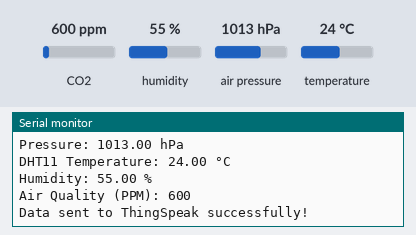
The sketch below on a simulated ESP8266 (NodeMCU). On the bench: the last lines printed to the serial monitor. The test bench sets the inputs (shaded band); at power-on: CO2 600 ppm, humidity 55 %, air pressure 1013 hPa, temperature 24 °C. WiFi joins after 1.5 s; servers stay silent unless stated.

Above: at 2.8 s.
2.9 s: CO2 set to 452 ppm
At 3.15 s:
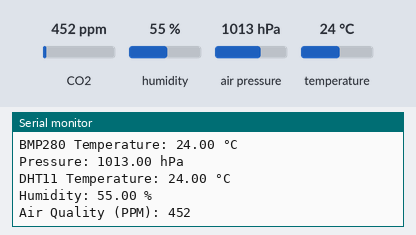
4.4 s: humidity set to 22 %
At 5.4 s:
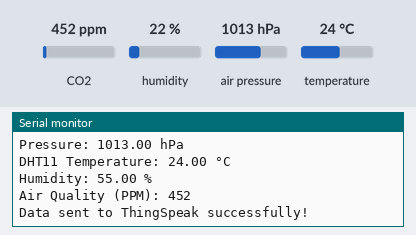
5.9 s: air pressure set to 952 hPa
At 7.3 s:
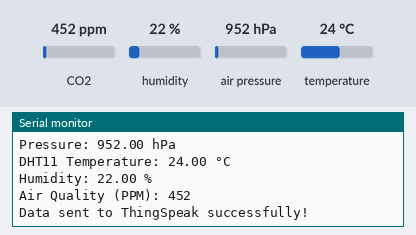
7.4 s: temperature set to 12 °C
At 8.44 s:
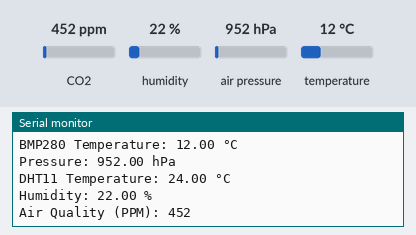

Measured:
- after the input at 2.9 s, the serial monitor: prints a new line after 0.05 s (image 1)
- after the input at 5.9 s, the serial monitor: prints a new line after 1.0 s (image 3)
- after the input at 7.4 s, the serial monitor: prints a new line after 0.83 s (image 4)

The sketch:

weatherstation_new_updated.ino
```cpp
#include <Adafruit_Sensor.h>
#include <Adafruit_BMP280.h>
#include <DHT.h>
#include <DHT_U.h>
#include <MQ135.h>
#include <ESP8266WiFi.h>
#include <WiFiClient.h>
#include <ThingSpeak.h>

// Sensor Pins
#define DHTPIN D3    // GPIO0
#define DHTTYPE DHT11
#define MQ135_PIN A0

// Create sensor objects
Adafruit_BMP280 bmp;
DHT dht(DHTPIN, DHTTYPE);
MQ135 mq135(MQ135_PIN);

// WiFi credentials
const char* ssid = "MotorolaArnob";       // Replace with your WiFi SSID
const char* password = "19421942";   // Replace with your WiFi Password

// ThingSpeak settings
const char* server = "api.thingspeak.com";
unsigned long myChannelNumber = 2805107;  // Replace with your ThingSpeak Channel ID
const char* myWriteAPIKey = "ZKIIKLXHHF2JG14A";       // Replace with your Write API Key

WiFiClient client;

void setup() {
  Serial.begin(115200);
  delay(100);

  // Initialize WiFi
  Serial.println("Connecting to WiFi...");
  WiFi.begin(ssid, password);
  while (WiFi.status() != WL_CONNECTED) {
    delay(500);
    Serial.print(".");
  }
  Serial.println("\nWiFi connected!");

  // Initialize ThingSpeak
  ThingSpeak.begin(client);

  // Initialize sensors
  if (!bmp.begin(0x76)) {
    Serial.println("BMP280 initialization failed!");
    while (1);
  }
  bmp.setSampling(Adafruit_BMP280::MODE_NORMAL,
                  Adafruit_BMP280::SAMPLING_X2,
                  Adafruit_BMP280::SAMPLING_X16,
                  Adafruit_BMP280::FILTER_X16,
                  Adafruit_BMP280::STANDBY_MS_500);

  dht.begin();
  Serial.println("Sensors initialized!");
}

void loop() {
  // Read BMP280 values
  float pressure = bmp.readPressure() / 100.0F;  // Convert to hPa
  float temperatureBMP = bmp.readTemperature();

  // Read DHT11 values
  float temperatureDHT = dht.readTemperature();
  float humidity = dht.readHumidity();

  // Read MQ135 value
  int airQuality = mq135.getPPM();

  Serial.println("==== Weather Station Data ====");

  // Check BMP280 readings
  if (!isnan(temperatureBMP) && !isnan(pressure)) {
    Serial.print("BMP280 Temperature: ");
    Serial.print(temperatureBMP);
    Serial.println(" °C");
    Serial.print("Pressure: ");
    Serial.print(pressure);
    Serial.println(" hPa");
  } else {
    Serial.println("Error reading BMP280 data!");
  }

  // Check DHT11 readings
  if (!isnan(temperatureDHT) && !isnan(humidity)) {
    Serial.print("DHT11 Temperature: ");
    Serial.print(temperatureDHT);
    Serial.println(" °C");
    Serial.print("Humidity: ");
    Serial.print(humidity);
    Serial.println(" %");
  } else {
    Serial.println("Error reading DHT11 data!");
  }

  // Check MQ135 reading
  Serial.print("Air Quality (PPM): ");
  Serial.println(airQuality);

  // Send data to ThingSpeak
  ThingSpeak.setField(1, temperatureDHT);
  ThingSpeak.setField(2, humidity);
  ThingSpeak.setField(3, pressure);
  ThingSpeak.setField(4, airQuality);
  int statusCode = ThingSpeak.writeFields(myChannelNumber, myWriteAPIKey);

  if (statusCode == 200) {
    Serial.println("Data sent to ThingSpeak successfully!");
  } else {
    Serial.print("Error sending data to ThingSpeak: ");
    Serial.println(statusCode);
  }

  // Wait 15 seconds (ThingSpeak API limit: 15s update rate)
  delay(1000);
}
```
